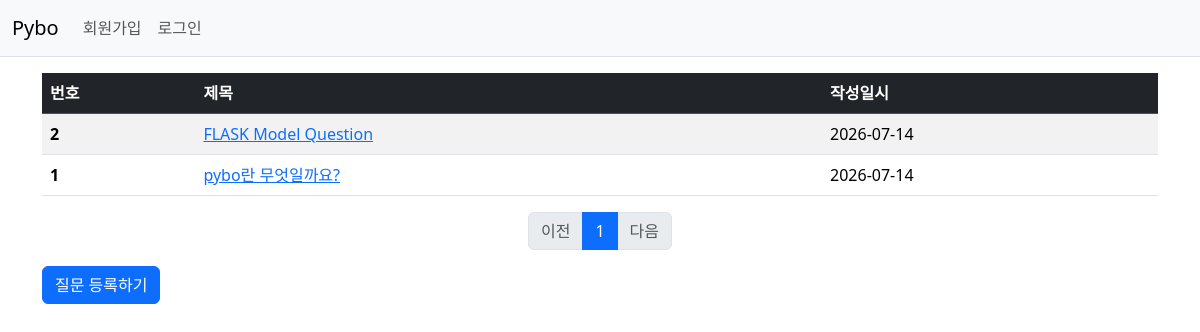
The app's page /question/list/, older data.
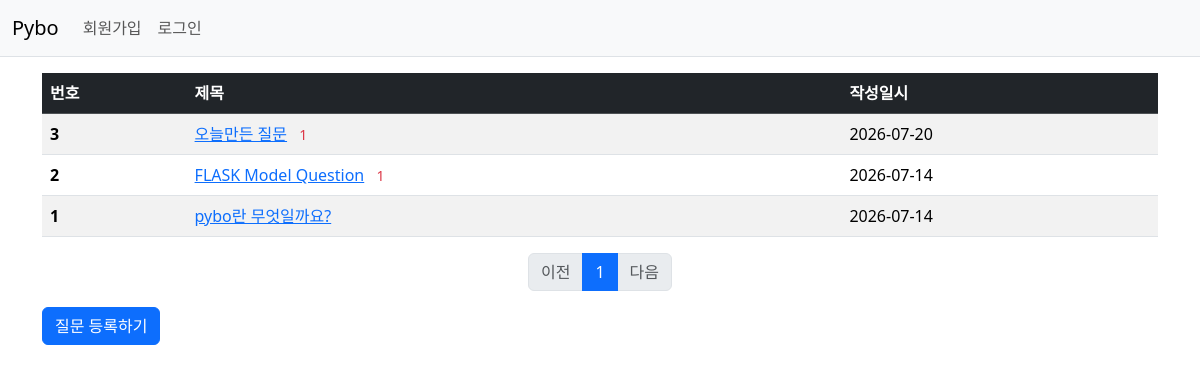
The same page, newer data.
### pybo/models.py (models this page shows)
class Question(db.Model):
    id = db.Column(db.Integer, primary_key=True)
    subject = db.Column(db.String(200), nullable=False)
    content = db.Column(db.Text(), nullable=False)
    create_date = db.Column(db.DateTime(), nullable=False)

### pybo/views/question_views.py (the view)
@bp.route('/list/')
def _list():
    page = request.args.get('page', type=int, default=1)
    question_list = Question.query.order_by(Question.create_date.desc()).paginate(page=page,per_page=10)
    return render_template('question/question_list.html', question_list=question_list, datetime=datetime)

### pybo/templates/question/question_list.html
{% extends 'base.html' %}
{% block content %}
<div class="container my-3">
    <table class="table table-striped">
        <thead>
            <tr class="table-dark">
                <th scope="col">번호</th>
                <th scope="col">제목</th>
                <th scope="col">작성일시</th>
            </tr>
        </thead>
        <tbody>
            {% if question_list %}
            {% for question in question_list.items %}
            <tr>
                <th scope="row">{{ question_list.total - ((question_list.page -1)*question_list.per_page) - loop.index0 }}</th>
                <td><a href="{{url_for('question.detail', question_id=question.id)}}">{{ question.subject }}</a>
                    {% if question.answer_set|length > 0 %}
                <span class="text-danger small ms-2">{{question.answer_set|length}}</span>
                    {% endif %}
                </td>
                {% if question.create_date.date() == datetime.now().date() %}
                <td>{{ question.create_date|datetime }}</td>
                {% else %}
                <td>{{ question.create_date.date() }}</td>
                {% endif %}
            </tr>
            {% endfor %}
            {% else %}
            <tr>
                <td colspan="3">질문이 없습니다.</td>
            </tr>
            {% endif %}
        </tbody>
    </table>
    <ul class="pagination justify-content-center">
        {% if question_list.has_prev %}
        <li class="page-item">
            <a class="page-link" href="?page={{ question_list.prev_num }}">이전</a>
        </li>
        {% else %}
        <li class="page-item disabled">
            <a class="page-link" tabindex="-1" aria-disabled="true" href="#">이전</a>
        </li>
        {% endif %}
        {% for page_num in question_list.iter_pages() %}
            {% if page_num %}
                {% if page_num != question_list.page %}
        <li class="page-item">
            <a class="page-link" href="?page={{page_num}}">{{ page_num }}</a>
        </li>
                {% else %}
        <li class="page-item active">
            <a class="page-link" href="#" aria-current="page">{{page_num}}</a>
        </li>
                {% endif %}
            {% else %}
        <li class="page-item disabled">
            <a class="page-link" href="#">...</a>
        </li>
            {% endif %}
        {% endfor %}
        {% if question_list.has_next %}
        <li class="page-item">
            <a class="page-link" href="?page={{question_list.next_num}}">다음</a>
        </li>
        {% else %}
        <li class="page-item disabled">
            <a class="page-link" tabindex="-1" aria-disabled="true" href="#">다음</a>
        </li>
        {% endif %}
    </ul>
    <a href="{{ url_for('question.create')}}" class="btn btn-primary">질문 등록하기</a>
</div>
{% endblock %}

### pybo/templates/base.html (shortened to what this page needs)
<!DOCTYPE html>
<html lang="ko">
<head>
    <link rel="stylesheet" href="https://cdn.jsdelivr.net/npm/bootstrap@5.3.8/dist/css/bootstrap.min.css">
</head>
<body>
    {% include "navbar.html" %}
    {% block content %}
    {% endblock %}
</body>
</html>

### pybo/templates/navbar.html (shortened to what this page needs)
<nav class="navbar navbar-expand-lg navbar-light bg-light border-bottom">
  <div class="container-fluid">
    <a class="navbar-brand" href="{{ url_for('main.index')}}">Pybo</a>
    <div class="collapse navbar-collapse" id="navbarNav">
      <ul class="navbar-nav">
        <li class="nav-item">
          <a class="nav-link" href="{{url_for('auth.signup')}}">회원가입</a>
        </li>
        <li class="nav-item">
          <a class="nav-link" href="#">로그인</a>
        </li>
      </ul>
    </div>
  </div>
</nav>

Row changes from the older to the newer data that the page shows:
added Question: id "3", subject "오늘만든 질문", answer_set|length "1", create_date "2026-07-20"
shown differently, row unchanged: Question "FLASK Model Question": answer_set|length (not shown) → "1"
